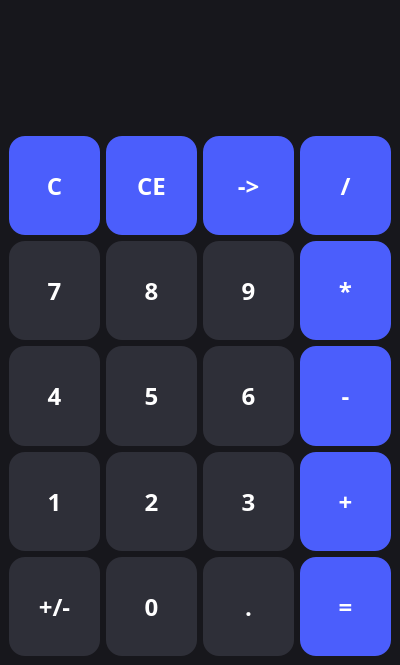
<?xml version="1.0" encoding="UTF-8"?>
<ui version="4.0">
 <class>MainWindow</class>
 <widget class="QMainWindow" name="MainWindow">
  <property name="geometry">
   <rect>
    <x>0</x>
    <y>0</y>
    <width>400</width>
    <height>665</height>
   </rect>
  </property>
  <property name="sizePolicy">
   <sizepolicy hsizetype="Preferred" vsizetype="Preferred">
    <horstretch>0</horstretch>
    <verstretch>0</verstretch>
   </sizepolicy>
  </property>
  <property name="minimumSize">
   <size>
    <width>400</width>
    <height>665</height>
   </size>
  </property>
  <property name="maximumSize">
   <size>
    <width>400</width>
    <height>665</height>
   </size>
  </property>
  <property name="windowTitle">
   <string>Калькулятор</string>
  </property>
  <property name="styleSheet">
   <string notr="true">QWidget {
	color: #FFFFFF;
	background-color: #17171C;
	font-size: 18pt;
	font-family: Work Sans;
	font-weight: 600;
}

QPushButton {
	background-color: #2E2F38;
	border-radius: 16px;;
}

QPushButton:hover {
	background-color: #4E505F;
}

QPushButton:pressed{
	background-color: #4B5EFC
}</string>
  </property>
  <widget class="QWidget" name="centralwidget">
   <layout class="QVBoxLayout" name="verticalLayout">
    <item>
     <widget class="QLabel" name="expression">
      <property name="sizePolicy">
       <sizepolicy hsizetype="Preferred" vsizetype="Maximum">
        <horstretch>0</horstretch>
        <verstretch>0</verstretch>
       </sizepolicy>
      </property>
      <property name="font">
       <font>
        <family>Work Sans</family>
        <pointsize>22</pointsize>
        <weight>38</weight>
        <bold>false</bold>
       </font>
      </property>
      <property name="styleSheet">
       <string notr="true">QLabel {
	color: #4E505F;
	font-weight:  300;
	font-size: 22pt;
}</string>
      </property>
      <property name="text">
       <string/>
      </property>
      <property name="alignment">
       <set>Qt::AlignRight|Qt::AlignTrailing|Qt::AlignVCenter</set>
      </property>
     </widget>
    </item>
    <item>
     <widget class="QLineEdit" name="answer">
      <property name="sizePolicy">
       <sizepolicy hsizetype="Expanding" vsizetype="Maximum">
        <horstretch>0</horstretch>
        <verstretch>0</verstretch>
       </sizepolicy>
      </property>
      <property name="layoutDirection">
       <enum>Qt::LeftToRight</enum>
      </property>
      <property name="styleSheet">
       <string notr="true">QLineEdit {
	font-size: 40pt;
	font-weight: 600;
	border: none;
}</string>
      </property>
      <property name="text">
       <string/>
      </property>
      <property name="alignment">
       <set>Qt::AlignRight|Qt::AlignTrailing|Qt::AlignVCenter</set>
      </property>
      <property name="readOnly">
       <bool>true</bool>
      </property>
     </widget>
    </item>
    <item>
     <layout class="QGridLayout" name="gridLayout">
      <item row="3" column="1">
       <widget class="QPushButton" name="btn_2">
        <property name="sizePolicy">
         <sizepolicy hsizetype="Expanding" vsizetype="Ignored">
          <horstretch>0</horstretch>
          <verstretch>0</verstretch>
         </sizepolicy>
        </property>
        <property name="text">
         <string>2</string>
        </property>
       </widget>
      </item>
      <item row="4" column="1">
       <widget class="QPushButton" name="btn_0">
        <property name="sizePolicy">
         <sizepolicy hsizetype="Expanding" vsizetype="Ignored">
          <horstretch>0</horstretch>
          <verstretch>0</verstretch>
         </sizepolicy>
        </property>
        <property name="text">
         <string>0</string>
        </property>
       </widget>
      </item>
      <item row="2" column="3">
       <widget class="QPushButton" name="oper_btn_minus">
        <property name="sizePolicy">
         <sizepolicy hsizetype="Expanding" vsizetype="Ignored">
          <horstretch>0</horstretch>
          <verstretch>0</verstretch>
         </sizepolicy>
        </property>
        <property name="styleSheet">
         <string notr="true">background-color: #4B5EFC</string>
        </property>
        <property name="text">
         <string>-</string>
        </property>
       </widget>
      </item>
      <item row="4" column="0">
       <widget class="QPushButton" name="exec_change">
        <property name="sizePolicy">
         <sizepolicy hsizetype="Expanding" vsizetype="Ignored">
          <horstretch>0</horstretch>
          <verstretch>0</verstretch>
         </sizepolicy>
        </property>
        <property name="text">
         <string>+/-</string>
        </property>
       </widget>
      </item>
      <item row="2" column="2">
       <widget class="QPushButton" name="btn_6">
        <property name="sizePolicy">
         <sizepolicy hsizetype="Expanding" vsizetype="Ignored">
          <horstretch>0</horstretch>
          <verstretch>0</verstretch>
         </sizepolicy>
        </property>
        <property name="text">
         <string>6</string>
        </property>
       </widget>
      </item>
      <item row="0" column="2">
       <widget class="QPushButton" name="exec_btn_backspace">
        <property name="sizePolicy">
         <sizepolicy hsizetype="Expanding" vsizetype="Ignored">
          <horstretch>0</horstretch>
          <verstretch>0</verstretch>
         </sizepolicy>
        </property>
        <property name="styleSheet">
         <string notr="true">background-color: #4B5EFC</string>
        </property>
        <property name="text">
         <string>-&gt;</string>
        </property>
       </widget>
      </item>
      <item row="1" column="1">
       <widget class="QPushButton" name="btn_8">
        <property name="sizePolicy">
         <sizepolicy hsizetype="Expanding" vsizetype="Ignored">
          <horstretch>0</horstretch>
          <verstretch>0</verstretch>
         </sizepolicy>
        </property>
        <property name="text">
         <string>8</string>
        </property>
       </widget>
      </item>
      <item row="2" column="0">
       <widget class="QPushButton" name="btn_4">
        <property name="sizePolicy">
         <sizepolicy hsizetype="Expanding" vsizetype="Ignored">
          <horstretch>0</horstretch>
          <verstretch>0</verstretch>
         </sizepolicy>
        </property>
        <property name="text">
         <string>4</string>
        </property>
       </widget>
      </item>
      <item row="3" column="2">
       <widget class="QPushButton" name="btn_3">
        <property name="sizePolicy">
         <sizepolicy hsizetype="Expanding" vsizetype="Ignored">
          <horstretch>0</horstretch>
          <verstretch>0</verstretch>
         </sizepolicy>
        </property>
        <property name="text">
         <string>3</string>
        </property>
       </widget>
      </item>
      <item row="0" column="0">
       <widget class="QPushButton" name="exec_btn_c">
        <property name="sizePolicy">
         <sizepolicy hsizetype="Expanding" vsizetype="Ignored">
          <horstretch>0</horstretch>
          <verstretch>0</verstretch>
         </sizepolicy>
        </property>
        <property name="styleSheet">
         <string notr="true">background-color: #4B5EFC</string>
        </property>
        <property name="text">
         <string>С</string>
        </property>
       </widget>
      </item>
      <item row="2" column="1">
       <widget class="QPushButton" name="btn_5">
        <property name="sizePolicy">
         <sizepolicy hsizetype="Expanding" vsizetype="Ignored">
          <horstretch>0</horstretch>
          <verstretch>0</verstretch>
         </sizepolicy>
        </property>
        <property name="text">
         <string>5</string>
        </property>
       </widget>
      </item>
      <item row="3" column="0">
       <widget class="QPushButton" name="btn_1">
        <property name="sizePolicy">
         <sizepolicy hsizetype="Expanding" vsizetype="Ignored">
          <horstretch>0</horstretch>
          <verstretch>0</verstretch>
         </sizepolicy>
        </property>
        <property name="text">
         <string>1</string>
        </property>
       </widget>
      </item>
      <item row="4" column="3">
       <widget class="QPushButton" name="exec_btn_so">
        <property name="sizePolicy">
         <sizepolicy hsizetype="Expanding" vsizetype="Ignored">
          <horstretch>0</horstretch>
          <verstretch>0</verstretch>
         </sizepolicy>
        </property>
        <property name="styleSheet">
         <string notr="true">background-color: #4B5EFC</string>
        </property>
        <property name="text">
         <string>=</string>
        </property>
       </widget>
      </item>
      <item row="0" column="1">
       <widget class="QPushButton" name="exec_btn_ce">
        <property name="sizePolicy">
         <sizepolicy hsizetype="Expanding" vsizetype="Ignored">
          <horstretch>0</horstretch>
          <verstretch>0</verstretch>
         </sizepolicy>
        </property>
        <property name="styleSheet">
         <string notr="true">background-color: #4B5EFC</string>
        </property>
        <property name="text">
         <string>CE</string>
        </property>
       </widget>
      </item>
      <item row="1" column="3">
       <widget class="QPushButton" name="oper_btn_multi">
        <property name="sizePolicy">
         <sizepolicy hsizetype="Expanding" vsizetype="Ignored">
          <horstretch>0</horstretch>
          <verstretch>0</verstretch>
         </sizepolicy>
        </property>
        <property name="styleSheet">
         <string notr="true">QPushButton {
	background-color: #4B5EFC;
}</string>
        </property>
        <property name="text">
         <string>*</string>
        </property>
       </widget>
      </item>
      <item row="1" column="2">
       <widget class="QPushButton" name="btn_9">
        <property name="sizePolicy">
         <sizepolicy hsizetype="Expanding" vsizetype="Ignored">
          <horstretch>0</horstretch>
          <verstretch>0</verstretch>
         </sizepolicy>
        </property>
        <property name="text">
         <string>9</string>
        </property>
       </widget>
      </item>
      <item row="1" column="0">
       <widget class="QPushButton" name="btn_7">
        <property name="sizePolicy">
         <sizepolicy hsizetype="Expanding" vsizetype="Ignored">
          <horstretch>0</horstretch>
          <verstretch>0</verstretch>
         </sizepolicy>
        </property>
        <property name="text">
         <string>7</string>
        </property>
       </widget>
      </item>
      <item row="4" column="2">
       <widget class="QPushButton" name="btn_dot">
        <property name="sizePolicy">
         <sizepolicy hsizetype="Expanding" vsizetype="Ignored">
          <horstretch>0</horstretch>
          <verstretch>0</verstretch>
         </sizepolicy>
        </property>
        <property name="text">
         <string>.</string>
        </property>
       </widget>
      </item>
      <item row="3" column="3">
       <widget class="QPushButton" name="oper_btn_sum">
        <property name="sizePolicy">
         <sizepolicy hsizetype="Expanding" vsizetype="Ignored">
          <horstretch>0</horstretch>
          <verstretch>0</verstretch>
         </sizepolicy>
        </property>
        <property name="styleSheet">
         <string notr="true">background-color: #4B5EFC</string>
        </property>
        <property name="text">
         <string>+</string>
        </property>
       </widget>
      </item>
      <item row="0" column="3">
       <widget class="QPushButton" name="oper_btn_divis">
        <property name="sizePolicy">
         <sizepolicy hsizetype="Expanding" vsizetype="Ignored">
          <horstretch>0</horstretch>
          <verstretch>0</verstretch>
         </sizepolicy>
        </property>
        <property name="styleSheet">
         <string notr="true">background-color: #4B5EFC;</string>
        </property>
        <property name="text">
         <string>/</string>
        </property>
       </widget>
      </item>
     </layout>
    </item>
   </layout>
  </widget>
 </widget>
 <resources/>
 <connections/>
</ui>
